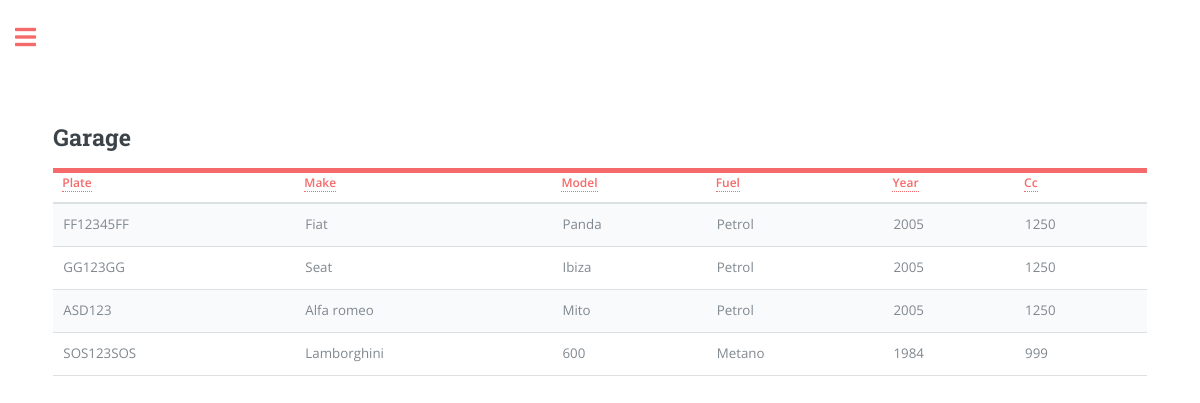
The page /garage_view (signed in) on the database as committed earlier.
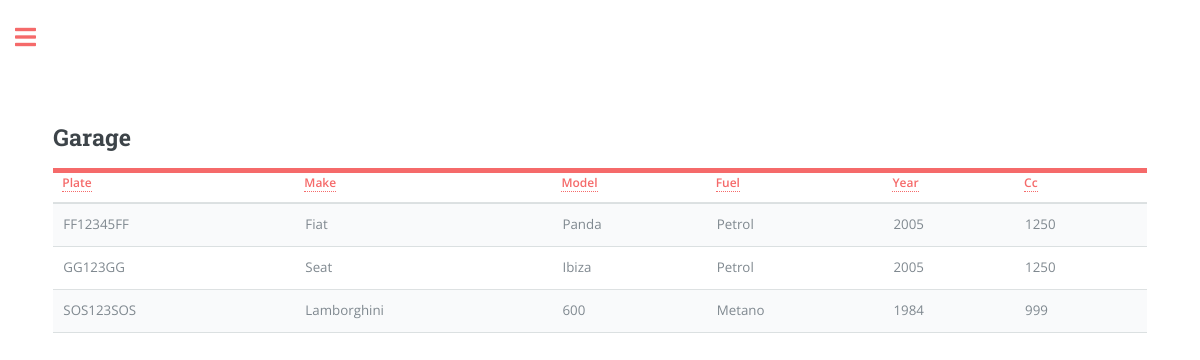
The same page on the database as committed later.
### app/models.py (models this page shows, shortened)
class Car(db.Model):
    plate = db.Column(db.String(8), primary_key=True, index=True, unique=True)
    make = db.Column(db.String(15), index=True)
    model = db.Column(db.String(15), index=True)
    fuel = db.Column(db.String(8), index=True)
    year = db.Column(db.Integer, index=True)
    cc = db.Column(db.Integer, index=True)
    user_id = db.Column(db.Integer, db.ForeignKey('user.id'))

### app/routes.py (the view)
@app.route('/garage_view', methods=['GET', 'POST'])
@login_required
def garage_view():
    user_cars = current_user.garage.all()
    return render_template('garage_view.html', title='Garage', page="garage_view", user_cars=user_cars)

### app/models.py (called while the page is built)
@login.user_loader
def load_user(id):
    return User.query.get(int(id))

### app/templates/garage_view.html (shortened to what this page needs)
{% extends "index.html" %}
{% block content %}
<head>
</head>
<header id="header">
  <h2>Garage</h2>
</header>
<table class="table" id="carTable">
    <thead>
      <tr>
        <th scope="col"><a href="#" class="sort-link" data-sort="plate">Plate</a></th>
        <th scope="col"><a href="#" class="sort-link" data-sort="make">Make</a></th>
        <th scope="col"><a href="#" class="sort-link" data-sort="model">Model</a></th>
        <th scope="col"><a href="#" class="sort-link" data-sort="fuel">Fuel</a></th>
        <th scope="col"><a href="#" class="sort-link" data-sort="year">Year</a></th>
        <th scope="col"><a href="#" class="sort-link" data-sort="cc">Cc</a></th>
      </tr>
    </thead>
    <tbody>
      {% for car in user_cars %}
      <tr>
          <td data-sort="plate">{{ car.plate }}</td>
          <td data-sort="make">{{ car.make }}</td>
          <td data-sort="model">{{ car.model }}</td>
          <td data-sort="fuel">{{ car.fuel }}</td>
          <td data-sort="year">{{ car.year }}</td>
          <td data-sort="cc">{{ car.cc }}</td>
      </tr>
      {% endfor %}
  </tbody>
</table>
{% endblock %}

### app/templates/index.html (shortened to what this page needs)
<!DOCTYPE HTML>
<html>
	<head>
		<link rel="stylesheet" href="{{url_for('static', filename='css/main.css')}}"/>
	</head>
	<body class="is-preload">
			<div id="wrapper">
					<div id="main">
						<div class="inner">
								<section id="banner">
									<div class="content">
										{% block content %} {% endblock %}
								</section>
						</div>
					</div>
			</div>
	</body>
</html>

### app/static/css/main.css (style rules this page uses)
html, body, div, span, applet, object, iframe, h1, h2, h3, h4, h5, h6, p, blockquote, pre, a, abbr, acronym, address, big, cite, code, del, dfn, em, img, ins, kbd, q, s, samp, small, strike, strong, sub, sup, tt, var, b, u, i, center, dl, dt, dd, ol, ul, li, fieldset, form, label, legend, table, caption, tbody, tfoot, thead, tr, th, td, article, aside, canvas, details, embed, figure, figcaption, footer, header, hgroup, menu, nav, output, ruby, section, summary, time, mark, audio, video { margin: 0; padding: 0; border: 0; font-size: 100%; font: inherit; vertical-align: baseline; }
article, aside, details, figcaption, figure, footer, header, hgroup, menu, nav, section { display: block; }
body { line-height: 1; }
table { border-collapse: collapse; border-spacing: 0; }
body { -webkit-text-size-adjust: none; }
body { -ms-overflow-style: scrollbar; }
html { box-sizing: border-box; }
*, *:before, *:after { box-sizing: inherit; }
body { background: #ffffff; }
body, input, select, textarea { color: #7f888f; font-family: "Open Sans", sans-serif; font-size: 13pt; font-weight: 400; line-height: 1.65; }
@media screen and (max-width: 1680px) { body, input, select, textarea { font-size: 11pt; } }
@media screen and (max-width: 1280px) { body, input, select, textarea { font-size: 10pt; } }
a { -moz-transition: color 0.2s ease-in-out, border-bottom-color 0.2s ease-in-out; -webkit-transition: color 0.2s ease-in-out, border-bottom-color 0.2s ease-in-out; -ms-transition: color 0.2s ease-in-out, border-bottom-color 0.2s ease-in-out; transition: color 0.2s ease-in-out, border-bottom-color 0.2s ease-in-out; border-bottom: dotted 1px; color: #f56a6a; text-decoration: none; }
h1, h2, h3, h4, h5, h6 { color: #3d4449; font-family: "Roboto Slab", serif; font-weight: 700; line-height: 1.5; margin: 0 0 1em 0; }
h2 { font-size: 1.75em; }
table { margin: 0 0 2em 0; width: 100%; }
table tbody tr { border: solid 1px rgba(210, 215, 217, 0.75); border-left: 0; border-right: 0; }
table tbody tr:nth-child(2n + 1) { background-color: rgba(230, 235, 237, 0.25); }
table td { padding: 0.75em 0.75em; }
table th { color: #3d4449; font-size: 0.9em; font-weight: 600; padding: 0 0.75em 0.75em 0.75em; text-align: left; }
table thead { border-bottom: solid 2px rgba(210, 215, 217, 0.75); }
#wrapper { display: -moz-flex; display: -webkit-flex; display: -ms-flex; display: flex; -moz-flex-direction: row-reverse; -webkit-flex-direction: row-reverse; -ms-flex-direction: row-reverse; flex-direction: row-reverse; min-height: 100vh; }
#main { -moz-flex-grow: 1; -webkit-flex-grow: 1; -ms-flex-grow: 1; flex-grow: 1; -moz-flex-shrink: 1; -webkit-flex-shrink: 1; -ms-flex-shrink: 1; flex-shrink: 1; width: 100%; }
#main > .inner { padding: 0 6em 0.1em 6em ; margin: 0 auto; max-width: 110em; }
#main > .inner > section { padding: 6em 0 4em 0 ; border-top: solid 2px rgba(210, 215, 217, 0.75); }
#main > .inner > section:first-of-type { border-top: 0 !important; }
@media screen and (max-width: 1680px) { #main > .inner { padding: 0 5em 0.1em 5em ; } }
@media screen and (max-width: 1680px) { #main > .inner > section { padding: 5em 0 3em 0 ; } }
@media screen and (max-width: 1280px) { #main > .inner { padding: 0 4em 0.1em 4em ; } }
@media screen and (max-width: 1280px) { #main > .inner > section { padding: 4em 0 2em 0 ; } }
#header { display: -moz-flex; display: -webkit-flex; display: -ms-flex; display: flex; border-bottom: solid 5px #f56a6a; padding: 6em 0 1em 0; position: relative; }
#header > * { -moz-flex: 1; -webkit-flex: 1; -ms-flex: 1; flex: 1; margin-bottom: 0; }
@media screen and (max-width: 1680px) { #header { padding-top: 5em; } }
#banner { padding: 6em 0 4em 0 ; display: -moz-flex; display: -webkit-flex; display: -ms-flex; display: flex; }
#banner .content { -moz-flex-grow: 1; -webkit-flex-grow: 1; -ms-flex-grow: 1; flex-grow: 1; -moz-flex-shrink: 1; -webkit-flex-shrink: 1; -ms-flex-shrink: 1; flex-shrink: 1; width: 50%; }

Rows that differ between the two databases and show on the page:
removed Car: plate "ASD123", make "Alfa romeo", model "Mito", fuel "Petrol", year "2005", cc "1250"
